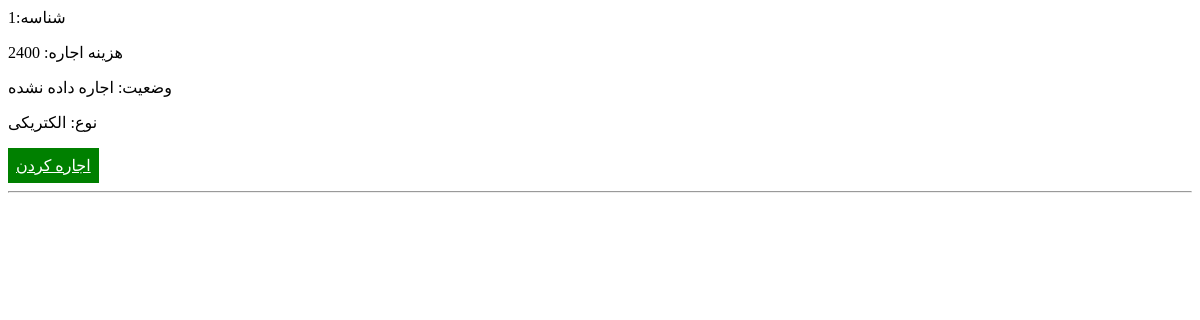
Page /bike/bike-list on the earlier database version.
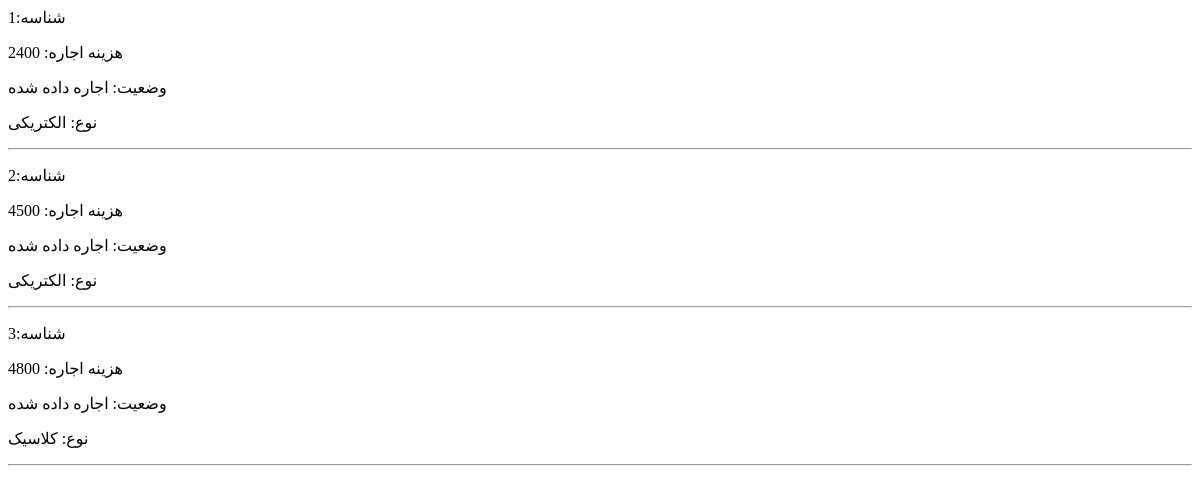
Same page on the later database version.
### bike/models.py (models this page shows, shortened)
class Bike(models.Model):
    price = models.IntegerField(verbose_name='نرخ اجاره ساعتی')
    add_date = models.DateField(auto_now_add=True, verbose_name='تاریخ اضافه شدن')
    status = models.BooleanField(default=False, verbose_name='اجاره داده شده')
    type = models.ForeignKey(Type, on_delete=models.CASCADE, verbose_name='نوع')
    class Meta:
        verbose_name = "دوچرخه"
        verbose_name_plural = "دورچرخه ها"

class Type(models.Model):
    type_name = models.CharField(max_length=250)
    type_slug = models.CharField(max_length=20)
    class Meta:
        verbose_name = 'نوع'
        verbose_name_plural = 'دسته بندی'
    def __str__(self):
        return self.type_name

### bike/views.py (the view)
# urls.py: path('bike-list', views.ListBikeView.as_view(), name='bike-list'),
class ListBikeView(ListView):
    template_name = 'bike_list.html'
    context_object_name = 'bike'
    queryset = Bike.objects.all()

### bike/templates/bike_list.html
{% block content %}
    {% for item in bike %}
        <p>شناسه:{{ item.id }}</p>
        <p>هزینه اجاره: {{ item.price }}</p>
        <p>وضعیت: {% if item.status == True %}اجاره داده شده{% else %}اجاره داده نشده{% endif %}</p>
        <p>نوع: {{ item.type }}</p>
        {% if item.status == False %}
            <a href="{% url 'reservation:get-bike' item.id %}"
               style="background-color: green; padding: 0.5rem; display: block; width: fit-content; color: white">اجاره
                کردن</a>
        {% endif %}
        <hr/>
    {% endfor %}
{% endblock %}

Differences in the rows shown:
changed Bike id 1: status "اجاره داده نشده اجاره کردن" → "اجاره داده شده"
added Bike: id "2", price "4500", status "اجاره داده شده", type "الکتریکی"
added Bike: id "3", price "4800", status "اجاره داده شده", type "کلاسیک"
